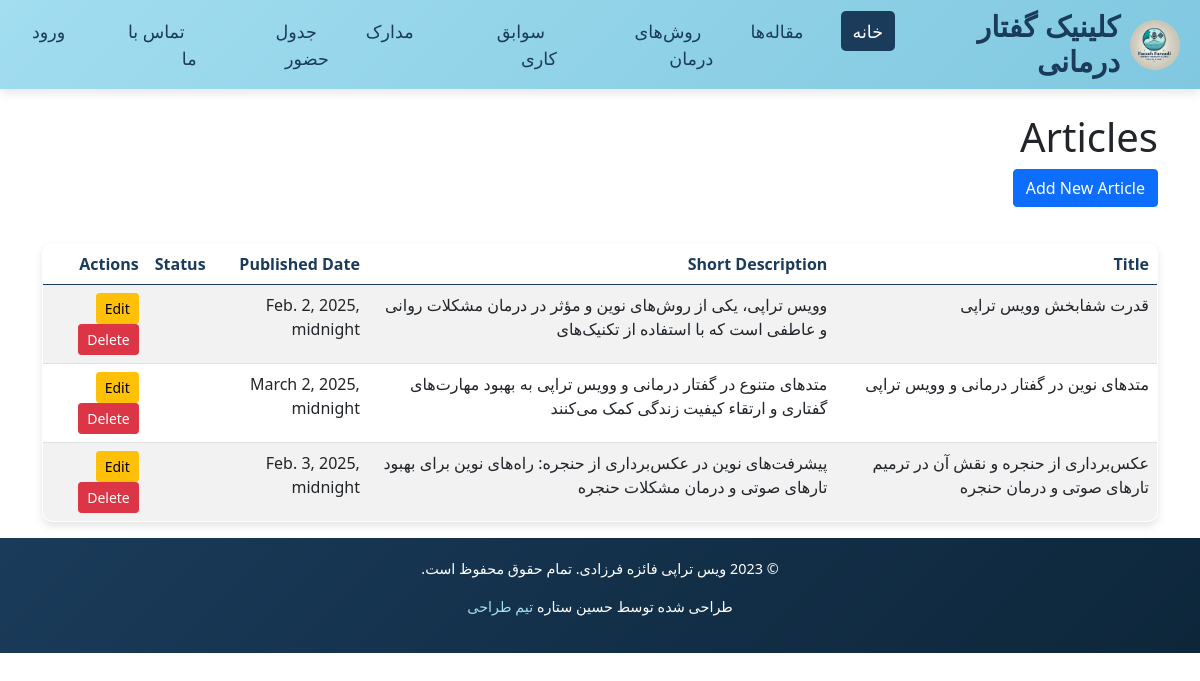
The page /Article_List on the database its author committed.
### Home/models.py (models this page shows, shortened)
class Article(models.Model):
    ID = models.AutoField(primary_key=True)
    title = models.CharField(max_length=100)
    Short_description = models.CharField(max_length=100, blank=True, null=True)
    content = models.TextField()
    pub_date = models.DateTimeField('date published')
    icon_Name = models.CharField(max_length=100, blank=True, null=True)
    status = models.IntegerField(blank=True, null=True, default=0)

### Home/views.py (the view)
# urls.py: path('Article_List', views.article_list, name='Article_list'),
def article_list(request):
    articles = Article.objects.all()
    return render(request, 'Home/Article_list.html', {'articles': articles})

### Home/templates/Home/Article_list.html
{% extends 'index.html' %}
{% block Body %}
 <div class="container mt-4">
    <h1>Articles</h1>
    <a href="{% url 'home1:article_write' %}" class="btn btn-primary mb-3">Add New Article</a>
    <table class="table table-striped ">
        <thead>
            <tr>
                <th>Title</th>
                <th>Short Description</th>
                <th>Published Date</th>
                <th>Status</th>
                <th>Actions</th>
            </tr>
        </thead>
        <tbody>
            {% for article in articles %}
                <tr>
                    <td>{{ article.title }}</td>
                    <td>{{ article.Short_description }}</td>
                    <td>{{ article.pub_date }}</td>
                    <td>{{ article.get_status_display }}</td>
                    <td>
                        <a href="{% url 'home1:article_edit' article.pk %}" class="btn btn-warning btn-sm">Edit</a>
                        <a href="{% url 'home1:article_delete' article.pk %}" class="btn btn-danger btn-sm">Delete</a>
                    </td>
                </tr>
            {% endfor %}
        </tbody>
    </table>
</div>
{% endblock %}

### templates/index.html (shortened to what this page needs)
{% load static %}
<!DOCTYPE html>
<html lang="fa">
<head>
    <link href="https://cdn.fontcdn.ir/Font/Persian/Vazir/Vazir.css" rel="stylesheet">
    <link rel="stylesheet" href="https://cdnjs.cloudflare.com/ajax/libs/font-awesome/6.0.0-beta3/css/all.min.css">
    <link rel="stylesheet" href="https://unpkg.com/swiper/swiper-bundle.min.css">
    <link rel="stylesheet" href="{% static 'CSS/styles.css' %}">
    <link href="https://cdn.jsdelivr.net/npm/bootstrap@5.0.2/dist/css/bootstrap.min.css" rel="stylesheet"
>
</head>
<body>
{% include 'navbar.html' %}
{% block Body %}{% endblock %}
<footer>
    <p>© 2023 ویس تراپی فائزه فرزادی. تمام حقوق محفوظ است.</p>
    <p>طراحی شده توسط حسین ستاره <a href="#">تیم طراحی</a></p>
</footer>
</body>
</html>

### templates/navbar.html (shortened to what this page needs)
 <header>
        <div class="logo-container">
        <img src="/static/images/logo.jpg" alt="لوگو کلینیک" class="logo">
        <h1>کلینیک گفتار درمانی</h1>
    </div>
        <nav>
            <ul id="nav-menu">
                <li><a href="#home" class="active">خانه</a></li>
                <li><a href="#articles">مقاله‌ها</a></li>
                <li><a href="#therapy">روش‌های درمان</a></li>
                <li><a href="#experience">سوابق کاری</a></li>
                <li><a href="#certificates">مدارک</a></li>
                <li><a href="#schedule">جدول حضور</a></li>
                <li><a href="#contact">تماس با ما</a></li>
                <li><a href="auth_views/login">ورود</a></li>
            </ul>
        </nav>
 </header>

### static/CSS/styles.css (style rules this page uses)
body { font-family: 'Vazir', sans-serif; margin: 0; padding: 0; background-color: #F0F8FF; color: #333333; line-height: 1.8; direction: rtl; text-align: right; }
header { background: linear-gradient(135deg, #A2DDF0, #80C8E0); padding: 10px 20px; box-shadow: 0 4px 10px rgba(0, 0, 0, 0.1); display: flex; justify-content: space-between; align-items: center; }
.logo-container { display: flex; align-items: center; gap: 10px; }
.logo { width: 50px; height: auto; border-radius: 50%; }
header h1 { font-family: 'Vazir', sans-serif; font-size: 1.8rem; font-weight: bold; margin: 0; color: #1A3B5A; }
nav ul { list-style: none; display: flex; gap: 25px; padding: 0; margin: 0; }
nav a { color: #1A3B5A; text-decoration: none; font-weight: 500; padding: 8px 12px; border-radius: 5px; transition: all 0.3s ease; font-size: 1.1rem; }
nav a.active { background-color: #1A3B5A; color: #FFFFFF; }
table { width: 100%; border-collapse: collapse; margin-top: 20px; background-color: #FFFFFF; border-radius: 10px; overflow: hidden; box-shadow: 0 4px 8px rgba(0, 0, 0, 0.1); }
.table th, .table td { text-align: right; }
table, th, td { border: 1px solid #A2DDF0; }
th, td { padding: 10px; text-align: center; }
th { background-color: #A2DDF0; color: #1A3B5A; font-weight: bold; }
footer { background: linear-gradient(135deg, #1A3B5A, #0D263A); color: #FFFFFF; text-align: center; padding: 20px; font-size: 0.9rem; }
footer a { color: #A2DDF0; text-decoration: none; transition: color 0.3s ease; }

### rows shown on the page
Article: title "قدرت شفابخش وویس تراپی", Short_description "وویس تراپی، یکی از روش‌های نوین و مؤثر در درمان مشکلات روانی و عاطفی است که با استفاده از تکنیک‌های", pub_date "Feb. 2, 2025, midnight"
Article: title "متدهای نوین در گفتار درمانی و وویس تراپی", Short_description "متدهای متنوع در گفتار درمانی و وویس تراپی به بهبود مهارت‌های گفتاری و ارتقاء کیفیت زندگی کمک می‌کنند", pub_date "March 2, 2025, midnight"
Article: title "عکس‌برداری از حنجره و نقش آن در ترمیم تارهای صوتی و درمان حنجره", Short_description "پیشرفت‌های نوین در عکس‌برداری از حنجره: راه‌های نوین برای بهبود تارهای صوتی و درمان مشکلات حنجره", pub_date "Feb. 3, 2025, midnight"
